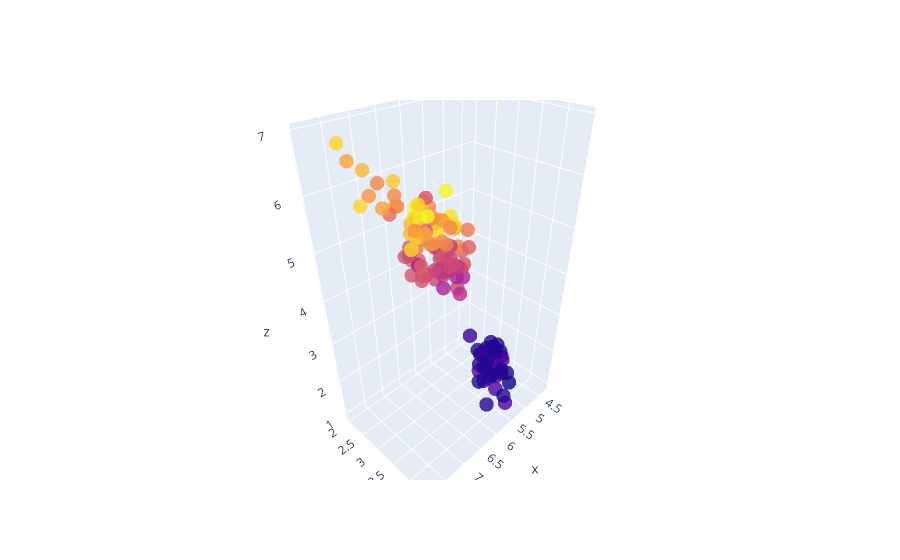

Notebook code for this chart:
### Markdown cell above
### 3d visualization of sepal length, sepal width and petal length

### Code cell
import plotly.graph_objs as go

track_3d = go.Scatter3d(
                        x = df.sepal_length,
                        y = df.sepal_width,
                        z = df.petal_length,
                        mode = 'markers',
                        opacity = 0.8,
                        #name = df.Species,
                        marker = dict(
                                    size = 5,
                                    color = df.petal_width
                        )
)
no_limit = [track_3d]

fig_3d = go.Figure(data = no_limit)
iplot(fig_3d)

### Figure 1 — Plotly figure (JSON) as saved in the notebook; plotly's stock layout.template omitted (floating-point values rounded to 4 significant figures; data arrays with more than 128 entries replaced by an {"elided": "..."} marker saying what was removed)
{"data": [{"marker": {"color": {"elided": "150 float values"}, "size": 5}, "mode": "markers", "opacity": 0.8, "type": "scatter3d", "x": {"elided": "150 float values"}, "y": {"elided": "150 float values"}, "z": {"elided": "150 float values"}}], "layout": {}}
